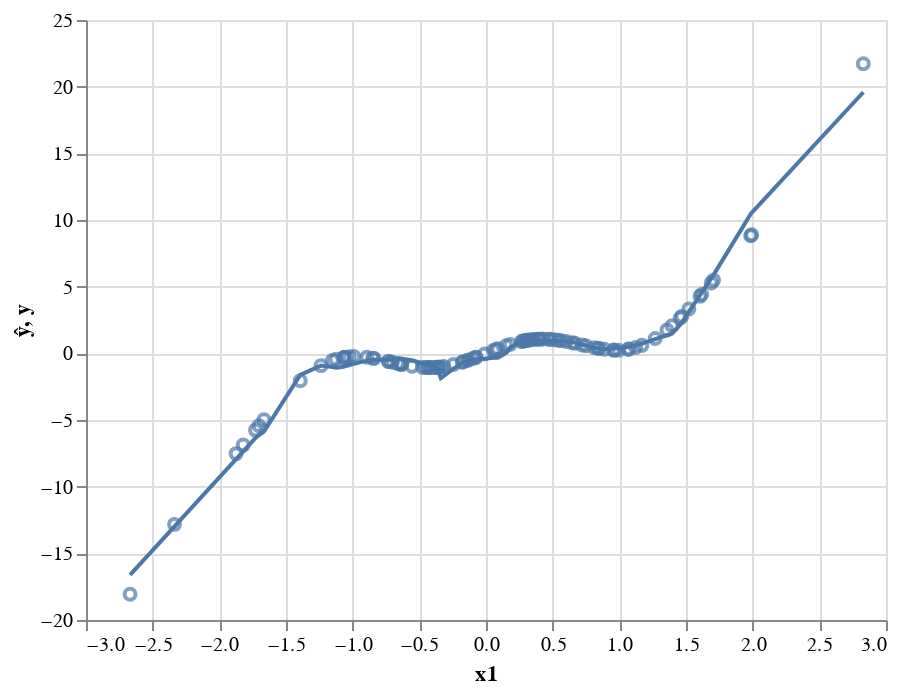

Here is the notebook cell this chart was saved with:
### Code cell
preds = pd.DataFrame({'ŷ':my_model(x).detach().numpy()[:,0], 'y':y[:,0], 'x1':x[:,0]})
(alt.Chart(preds).mark_line().encode(x='x1', y='ŷ') + 
alt.Chart(preds).mark_point().encode(x='x1', y='y'))

### Figure 1 — Vega-Lite specification as saved in the notebook (floating-point values rounded to 4 significant figures)
{"$schema": "https://vega.github.io/schema/vega-lite/v3.4.0.json", "config": {"mark": {"tooltip": null}, "view": {"height": 300, "width": 400}}, "data": {"name": "data-b0a325739774bc5a300a5c5830cd96ae"}, "datasets": {"data-b0a325739774bc5a300a5c5830cd96ae": [{"x1": -0.1287, "y": -0.4944, "ŷ": -0.5132}, {"x1": -0.2436, "y": -0.8418, "ŷ": -1.153}, {"x1": -1.125, "y": -0.4457, "ŷ": -1.071}, {"x1": -0.6639, "y": -0.7596, "ŷ": -0.442}, {"x1": 0.08821, "y": 0.3463, "ŷ": -0.3319}, {"x1": 1.122, "y": 0.4379, "ŷ": 0.5766}, {"x1": -0.8503, "y": -0.3581, "ŷ": -0.4799}, {"x1": 1.707, "y": 5.49, "ŷ": 5.889}, {"x1": 0.07549, "y": 0.2978, "ŷ": -0.3319}, {"x1": -0.1743, "y": -0.6475, "ŷ": -0.6915}, {"x1": -1.393, "y": -2.052, "ŷ": -1.62}, {"x1": -0.9914, "y": -0.2405, "ŷ": -0.7852}, {"x1": 1.457, "y": 2.65, "ŷ": 2.148}, {"x1": 0.4071, "y": 1.066, "ŷ": 0.9535}, {"x1": -0.3617, "y": -1.04, "ŷ": -1.115}, {"x1": 0.544, "y": 0.9834, "ŷ": 0.9268}, {"x1": 1.396, "y": 2.073, "ŷ": 1.484}, {"x1": 0.5649, "y": 0.9522, "ŷ": 0.9178}, {"x1": -0.4308, "y": -1.068, "ŷ": -0.9022}, {"x1": -1.702, "y": -5.437, "ŷ": -6.126}, {"x1": 0.472, "y": 1.055, "ŷ": 0.9403}, {"x1": -0.3702, "y": -1.047, "ŷ": -1.088}, {"x1": 0.956, "y": 0.2431, "ŷ": 0.3609}, {"x1": 1.689, "y": 5.272, "ŷ": 5.621}, {"x1": 0.3827, "y": 1.055, "ŷ": 0.9661}, {"x1": -1.065, "y": -0.308, "ŷ": -1.003}, {"x1": -1.053, "y": -0.2906, "ŷ": -0.9662}, {"x1": 0.9938, "y": 0.2412, "ŷ": 0.4029}, {"x1": 0.7495, "y": 0.5642, "ŷ": 0.5862}, {"x1": 0.8887, "y": 0.3004, "ŷ": 0.3021}, {"x1": -0.4106, "y": -1.067, "ŷ": -0.964}, {"x1": 0.288, "y": 0.9374, "ŷ": 0.9639}, {"x1": 0.8134, "y": 0.4265, "ŷ": 0.4173}, {"x1": 0.6674, "y": 0.752, "ŷ": 0.8061}, {"x1": 0.3101, "y": 0.9758, "ŷ": 1.018}, {"x1": 0.2737, "y": 0.9094, "ŷ": 0.924}, {"x1": 0.9642, "y": 0.2406, "ŷ": 0.37}, {"x1": 1.169, "y": 0.5994, "ŷ": 0.7331}, {"x1": -0.1775, "y": -0.6575, "ŷ": -0.7117}, {"x1": -0.6475, "y": -0.7955, "ŷ": -0.4309}, {"x1": -0.3389, "y": -1.016, "ŷ": -1.855}, {"x1": -1.237, "y": -0.9225, "ŷ": -0.9194}, {"x1": -0.01115, "y": -0.0446, "ŷ": -0.3987}, {"x1": 0.6464, "y": 0.7979, "ŷ": 0.837}, {"x1": -0.7015, "y": -0.6745, "ŷ": -0.4671}, {"x1": -0.4529, "y": -1.064, "ŷ": -0.8341}, {"x1": -1.152, "y": -0.536, "ŷ": -1.034}, {"x1": -1.821, "y": -6.882, "ŷ": -7.353}, {"x1": 1.357, "y": 1.746, "ŷ": 1.357}, {"x1": -0.07332, "y": -0.2895, "ŷ": -0.4513}, {"x1": -0.632, "y": -0.8282, "ŷ": -0.4057}, {"x1": 0.1507, "y": 0.5703, "ŷ": 0.03078}, {"x1": -0.3153, "y": -0.9837, "ŷ": -1.684}, {"x1": -0.6334, "y": -0.8252, "ŷ": -0.4093}, {"x1": 1.605, "y": 4.275, "ŷ": 4.371}, {"x1": 1.073, "y": 0.3232, "ŷ": 0.491}, {"x1": 0.401, "y": 1.064, "ŷ": 0.9567}, {"x1": -0.09946, "y": -0.3884, "ŷ": -0.4742}, {"x1": 0.358, "y": 1.036, "ŷ": 0.9789}, {"x1": 1.992, "y": 8.899, "ŷ": 10.53}, {"x1": 1.521, "y": 3.321, "ŷ": 3.11}, {"x1": 0.5152, "y": 1.019, "ŷ": 0.9322}, {"x1": 0.6028, "y": 0.8862, "ŷ": 0.8802}, {"x1": 0.3372, "y": 1.014, "ŷ": 1.011}, {"x1": -0.733, "y": -0.6019, "ŷ": -0.4841}, {"x1": -1.665, "y": -4.987, "ŷ": -5.864}, {"x1": 0.304, "y": 0.9659, "ŷ": 1.003}, {"x1": 0.266, "y": 0.8932, "ŷ": 0.8936}, {"x1": 1.065, "y": 0.3092, "ŷ": 0.4822}, {"x1": 0.8401, "y": 0.3759, "ŷ": 0.3733}, {"x1": -2.336, "y": -12.83, "ŷ": -12.98}, {"x1": 0.1819, "y": 0.6711, "ŷ": 0.4466}, {"x1": 0.0547, "y": 0.2172, "ŷ": -0.3319}, {"x1": 0.4294, "y": 1.068, "ŷ": 0.9448}, {"x1": -0.4264, "y": -1.068, "ŷ": -0.9155}, {"x1": -0.8941, "y": -0.2935, "ŷ": -0.5504}, {"x1": -2.669, "y": -18.07, "ŷ": -16.62}, {"x1": -1.729, "y": -5.757, "ŷ": -6.345}, {"x1": 1.985, "y": 8.822, "ŷ": 10.46}, {"x1": -0.7281, "y": -0.6132, "ŷ": -0.4848}, {"x1": -0.1417, "y": -0.5397, "ŷ": -0.5305}, {"x1": 0.3092, "y": 0.9742, "ŷ": 1.015}, {"x1": -0.5548, "y": -0.9678, "ŷ": -0.5208}, {"x1": 0.8496, "y": 0.3592, "ŷ": 0.3585}, {"x1": 1.269, "y": 1.109, "ŷ": 1.064}, {"x1": -0.8387, "y": -0.3783, "ŷ": -0.4802}, {"x1": -0.3544, "y": -1.033, "ŷ": -1.412}, {"x1": 1.617, "y": 4.414, "ŷ": 4.549}, {"x1": -1.067, "y": -0.3113, "ŷ": -1.01}, {"x1": -0.07966, "y": -0.3138, "ŷ": -0.4562}, {"x1": -0.3822, "y": -1.055, "ŷ": -1.051}, {"x1": 0.4813, "y": 1.049, "ŷ": 0.9386}, {"x1": -0.6438, "y": -0.8034, "ŷ": -0.4284}, {"x1": 0.7203, "y": 0.6311, "ŷ": 0.6633}, {"x1": -1.026, "y": -0.2591, "ŷ": -0.8761}, {"x1": -1.874, "y": -7.522, "ŷ": -7.935}, {"x1": 0.2901, "y": 0.9413, "ŷ": 0.969}, {"x1": -0.4756, "y": -1.053, "ŷ": -0.7644}, {"x1": 2.83, "y": 21.71, "ŷ": 19.58}, {"x1": 1.469, "y": 2.772, "ŷ": 2.33}]}, "layer": [{"encoding": {"x": {"field": "x1", "type": "quantitative"}, "y": {"field": "ŷ", "type": "quantitative"}}, "mark": "line"}, {"encoding": {"x": {"field": "x1", "type": "quantitative"}, "y": {"field": "y", "type": "quantitative"}}, "mark": "point"}]}
